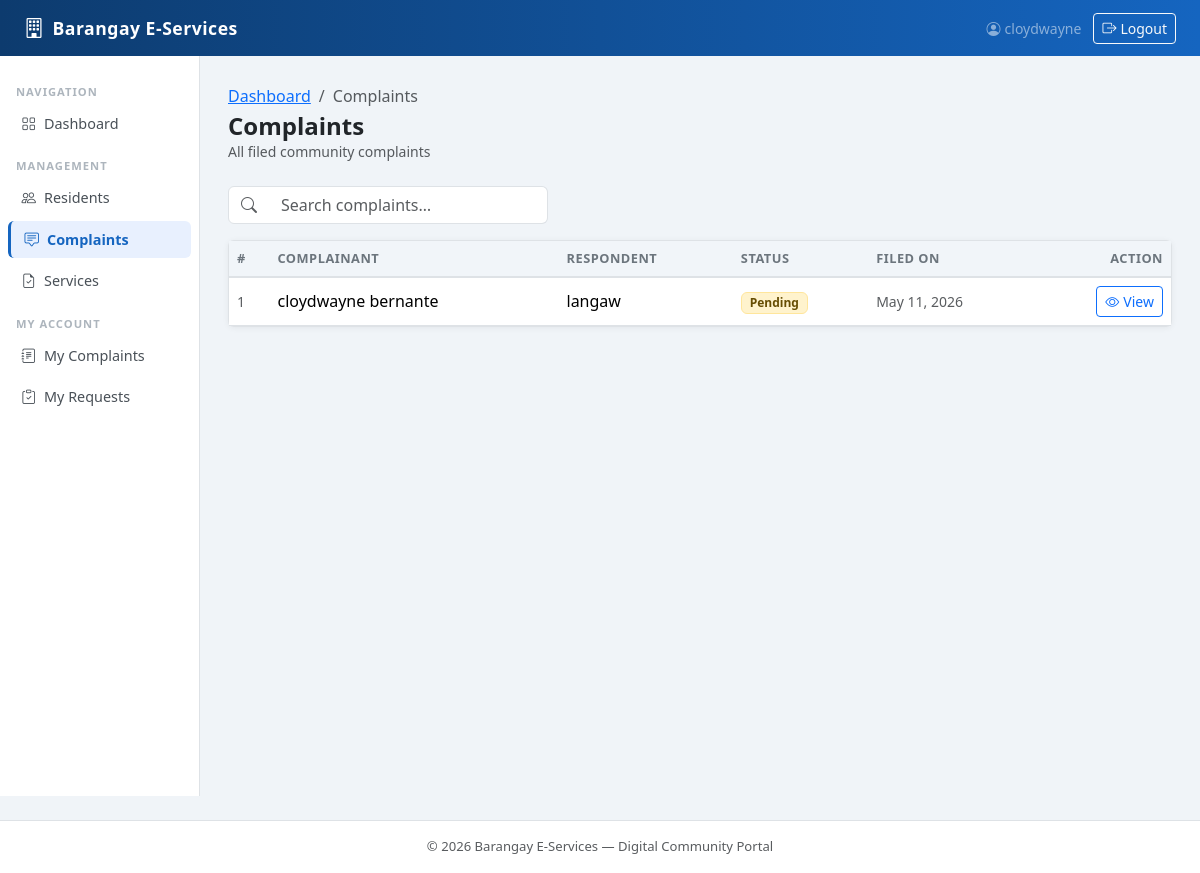
Screenshot of /complaints/ (signed in) with the database file from the repository.
### authentication/models.py (models this page shows)
class User(AbstractUser):
    ROLE_CHOICES = (
        ('resident', 'Resident'),
        ('staff', 'Staff'),
        ('admin', 'Admin'),
    )
    role = models.CharField(max_length=20, choices=ROLE_CHOICES)
    groups = models.ManyToManyField(
        'auth.Group',
        related_name='authentication_users',
        blank=True,
        help_text='The groups this user belongs to.',
        verbose_name='groups',
    )
    user_permissions = models.ManyToManyField(
        'auth.Permission',
        related_name='authentication_users',
        blank=True,
        help_text='Specific permissions for this user.',
        verbose_name='user permissions',
    )

### complaints/models.py (models this page shows, shortened)
class Complaint(models.Model):
    STATUS_CHOICES = (
        ('pending', 'Pending'),
        ('in_progress', 'In Progress'),
        ('resolved', 'Resolved'),
        ('rejected', 'Rejected'),
    )
    complainant = models.ForeignKey(Resident, on_delete=models.CASCADE, related_name='complaints_made')
    respondent_name = models.CharField(max_length=200)
    complaint_details = models.TextField()
    status = models.CharField(max_length=20, choices=STATUS_CHOICES, default='pending')
    created_at = models.DateTimeField(auto_now_add=True)

### residents/models.py (models this page shows)
class Resident(models.Model):
    user = models.OneToOneField(User, on_delete=models.CASCADE)
    first_name = models.CharField(max_length=100)
    last_name = models.CharField(max_length=100)
    middle_name = models.CharField(max_length=100, blank=True, null=True)
    birth_date = models.DateField()
    gender = models.CharField(max_length=10)
    contact_number = models.CharField(max_length=13)
    purok = models.CharField(max_length=100)
    address = models.TextField()
    civil_status = models.CharField(max_length=20)
    created_at = models.DateTimeField(auto_now_add=True)
    def __str__(self):
        return f"{self.first_name} {self.last_name}"

### complaints/views.py (the view)
# urls.py: path('', views.complaint_list, name='complaint_list'),
@login_required
def complaint_list(request):
    complaints = Complaint.objects.all()
    return render(request, 'complaints/complaint_list.html', {'complaints': complaints})

### templates/complaints/complaint_list.html (shortened to what this page needs)
{% extends 'base/base.html' %}
{% block nav_complaints %}active{% endblock %}
{% block content %}
<div class="d-flex justify-content-between align-items-center mb-4 flex-wrap gap-2">
    <div>
        <nav aria-label="breadcrumb">
            <ol class="breadcrumb mb-1 small">
                <li class="breadcrumb-item"><a href="{% url 'core:dashboard' %}">Dashboard</a></li>
                <li class="breadcrumb-item active">Complaints</li>
            </ol>
        </nav>
        <h4 class="fw-bold mb-0">Complaints</h4>
        <p class="text-muted small mb-0">All filed community complaints</p>
    </div>
</div>
<div class="mb-3">
    <div class="input-group" style="max-width:320px;">
        <span class="input-group-text bg-white"><i class="bi bi-search text-muted"></i></span>
        <input type="text" class="form-control border-start-0" id="searchInput" placeholder="Search complaints…">
    </div>
</div>
<div class="card">
    <div class="table-responsive">
        <table class="table table-hover align-middle mb-0" id="complaintsTable">
            <thead>
                <tr>
                    <th>#</th>
                    <th>Complainant</th>
                    <th>Respondent</th>
                    <th>Status</th>
                    <th>Filed On</th>
                    <th class="text-end">Action</th>
                </tr>
            </thead>
            <tbody>
                {% for complaint in complaints %}
                <tr>
                    <td class="text-muted small">{{ forloop.counter }}</td>
                    <td class="fw-medium">{{ complaint.complainant }}</td>
                    <td>{{ complaint.respondent_name }}</td>
                    <td>
                        {% if complaint.status == 'pending' %}
                            <span class="badge bg-warning-subtle text-warning-emphasis border border-warning-subtle">Pending</span>
                        {% elif complaint.status == 'in_progress' %}
                            <span class="badge bg-info-subtle text-info-emphasis border border-info-subtle">In Progress</span>
                        {% elif complaint.status == 'resolved' %}
                            <span class="badge bg-success-subtle text-success-emphasis border border-success-subtle">Resolved</span>
                        {% else %}
                            <span class="badge bg-danger-subtle text-danger-emphasis border border-danger-subtle">{{ complaint.get_status_display }}</span>
                        {% endif %}
                    </td>
                    <td class="text-muted small">{{ complaint.created_at|date:"M d, Y" }}</td>
                    <td class="text-end">
                        <div class="btn-group" role="group">
                            <a href="{% url 'complaints:complaint_detail' complaint.pk %}"
                               class="btn btn-sm btn-outline-primary"
                               title="View details">
                                <i class="bi bi-eye me-1"></i>View
                            </a>
                        </div>
                    </td>
                </tr>
                {% endfor %}
            </tbody>
        </table>
    </div>
</div>
{% endblock %}

### templates/base/base.html (shortened to what this page needs)
<!DOCTYPE html>
<html lang="en">
<head>
    <link href="https://cdn.jsdelivr.net/npm/bootstrap@5.3.3/dist/css/bootstrap.min.css" rel="stylesheet">
    <link href="https://cdn.jsdelivr.net/npm/bootstrap-icons@1.11.3/font/bootstrap-icons.min.css" rel="stylesheet">
</head>
<body>
<nav class="navbar navbar-expand-lg navbar-dark">
    <div class="container-fluid px-4">
        <a class="navbar-brand d-flex align-items-center gap-2" href="{% url 'core:dashboard' %}">
            <i class="bi bi-building fs-5"></i>
            <span>Barangay E-Services</span>
        </a>
        <div class="collapse navbar-collapse" id="mainNav">
            <ul class="navbar-nav ms-auto align-items-center gap-1">
                {% if user.is_authenticated %}
                <li class="nav-item">
                    <span class="navbar-text text-white-50 small me-2">
                        <i class="bi bi-person-circle me-1"></i>{{ user.username }}
                    </span>
                </li>
                <li class="nav-item">
                    <form method="post" action="{% url 'authentication:logout_user' %}" class="d-inline m-0">
                        <button type="submit" class="btn btn-sm btn-outline-light">
                            <i class="bi bi-box-arrow-right me-1"></i>Logout
                        </button>
                    </form>
                </li>
                {% endif %}
            </ul>
        </div>
    </div>
</nav>
{% block full_page %}
<div class="container-fluid">
    <div class="row">
        {% if user.is_authenticated %}
        <nav class="col-md-2 d-none d-md-block sidebar py-3 px-2">
            <div class="position-sticky pt-1">
                <p class="sidebar-heading px-2 mt-2 mb-1">Navigation</p>
                <ul class="nav flex-column gap-1">
                    <li class="nav-item">
                        <a class="nav-link {% block nav_dashboard %}{% endblock %}" href="{% url 'core:dashboard' %}">
                            <i class="bi bi-grid me-2"></i>Dashboard
                        </a>
                    </li>
                </ul>
                <p class="sidebar-heading px-2 mt-3 mb-1">Management</p>
                <ul class="nav flex-column gap-1">
                    <li class="nav-item">
                        <a class="nav-link {% block nav_residents %}{% endblock %}" href="{% url 'residents:resident_list' %}">
                            <i class="bi bi-people me-2"></i>Residents
                        </a>
                    </li>
                    <li class="nav-item">
                        <a class="nav-link {% block nav_complaints %}{% endblock %}" href="{% url 'complaints:complaint_list' %}">
                            <i class="bi bi-chat-square-text me-2"></i>Complaints
                        </a>
                    </li>
                    <li class="nav-item">
                        <a class="nav-link {% block nav_services %}{% endblock %}" href="{% url 'services:service_list' %}">
                            <i class="bi bi-file-earmark-check me-2"></i>Services
                        </a>
                    </li>
                </ul>
                <p class="sidebar-heading px-2 mt-3 mb-1">My Account</p>
                <ul class="nav flex-column gap-1">
                    <li class="nav-item">
                        <a class="nav-link {% block nav_my_complaints %}{% endblock %}" href="{% url 'complaints:my_complaints' %}">
                            <i class="bi bi-journal-text me-2"></i>My Complaints
                        </a>
                    </li>
                    <li class="nav-item">
                        <a class="nav-link {% block nav_my_requests %}{% endblock %}" href="{% url 'services:my_requests' %}">
                            <i class="bi bi-clipboard-check me-2"></i>My Requests
                        </a>
                    </li>
                </ul>
            </div>
        </nav>
        <main class="col-md-10 page-content">
        {% else %}
        <main class="col-12 page-content">
        {% endif %}
            {% block content %}{% endblock %}
        </main>
    </div>
</div>
{% endblock %}
<footer class="border-top bg-white text-center text-muted py-3 mt-4">
    &copy; {% now "Y" %} Barangay E-Services &mdash; Digital Community Portal
</footer>
</body>
</html>

### templates/base/base.html (style rules this page uses)
body { background-color: #f0f4f8; }
.navbar { background: linear-gradient(90deg, #0d3b6e 0%, #1565c0 100%) !important; }
.navbar-brand { font-weight: 700; letter-spacing: .5px; font-size: 1.1rem; }
.sidebar { min-height: calc(100vh - 60px); background: #fff; border-right: 1px solid #dee2e6; }
.sidebar .nav-link { color: #495057; border-radius: .375rem; padding: .5rem .85rem; font-size: .9rem; }
.sidebar .nav-link.active { background: #e8f0fe; color: #1565c0; font-weight: 600; border-left: 3px solid #1565c0; }
.sidebar .nav-link i { width: 20px; }
.sidebar-heading { font-size: .7rem; font-weight: 700; text-transform: uppercase; letter-spacing: 1px; color: #adb5bd; }
.page-content { padding: 1.75rem; }
.card { border: 1px solid #dee2e6; box-shadow: 0 1px 6px rgba(0,0,0,.06); }
.table thead th { background: #f1f5f9; font-size: .8rem; text-transform: uppercase; letter-spacing: .5px; color: #6c757d; border-bottom: 2px solid #dee2e6; }
footer { font-size: .82rem; }

### rows the page displays
User: username "cloydwayne"
Complaint: complainant "cloydwayne bernante", respondent_name "langaw", status "Pending", created_at "May 11, 2026"
